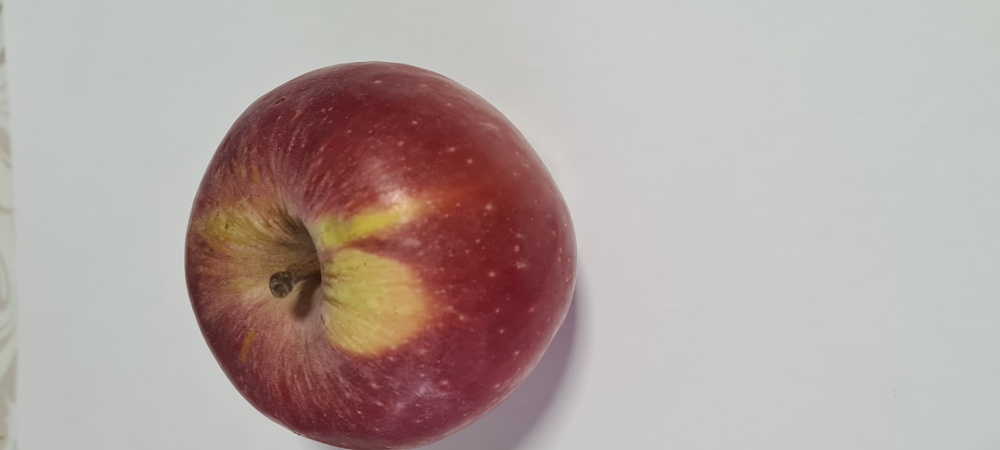
%> input picture Images/F31.jpg, 1000 x 450 px, shrunk from 4032 x 1816 before the run
$ octave --eval "result = ImageProcessing(imread('Images/F31.jpg'));"   (GNU Octave 9; MATLAB toolbox functions it lacks are replaced by stand-ins)
%> lines starting %> are read from the running program, lines starting %| are printed output that depends on the picture; in (x1, y1, x2, y2) boxes, pixels count from 0 and x2, y2 are one past the last pixel; in counts of white or black regions, pixels touching at a corner belong together; the program's own positions count from 1
function [Characteristics] = ImageProcessing(OriginalImage)
%Function to do all the image processing
%We will binarize the images we preprocessed applying them contrast for
%better results
%   INPUT:
%       -   OriginalImage: The image we want to process
%   OUTPUT
%       -   Characteristics: The characteristic RGB vector


% COLOUR IMPROVEMENT

% Coloured Images to B&W images
R=OriginalImage(:,:,1); % R
G=OriginalImage(:,:,2); % G
B=OriginalImage(:,:,3); % B
BWImage = 0.3*R+0.59*G+0.11*B; %luminance
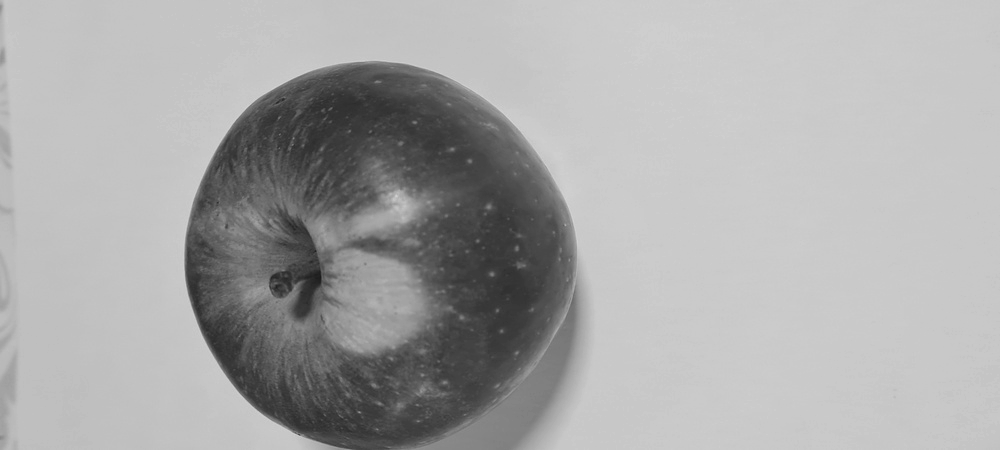
%> BWImage: size 450x1000 uint8; min 26, max 213, mean 168.9

% Min and Max luminance
maxLuminance=max(max(BWImage)); %max from columns maxs
%> maxLuminance = 213
minLuminance=min(min(BWImage));
%> minLuminance = 26
R = ((R - minLuminance) ./ (maxLuminance  - minLuminance));
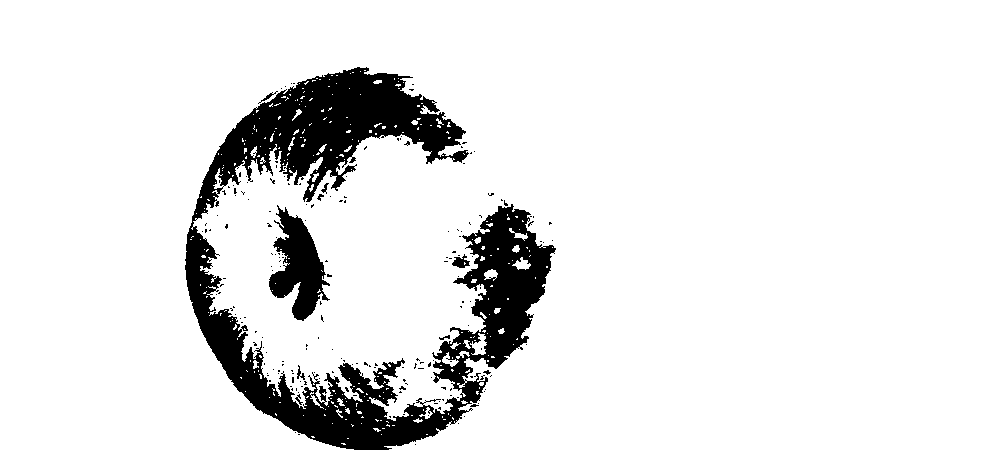
%> R: size 450x1000 uint8; values 0 (black) and 1 (white), 90.2% white; 191 black regions (181 under 20 px), largest, box (x1, y1, x2, y2) and area: (185, 67, 556, 450) 39709, (269, 205, 330, 321) 3538, (452, 254, 470, 268) 137
G = ((G - minLuminance) ./ (maxLuminance  - minLuminance));
%> G: size 450x1000 uint8; values 0 (black) and 1 (white), 76.7% white; 22 black regions (21 under 20 px), largest, box (x1, y1, x2, y2) and area: (185, 63, 576, 450) 104813
B = ((B - minLuminance) ./ (maxLuminance  - minLuminance));
%> B: size 450x1000 uint8; values 0 (black) and 1 (white), 74.3% white; 17 black regions (15 under 20 px), largest, box (x1, y1, x2, y2) and area: (185, 62, 574, 450) 115533, (565, 291, 575, 321) 64
ContrastImage = cat(3, R, G, B);
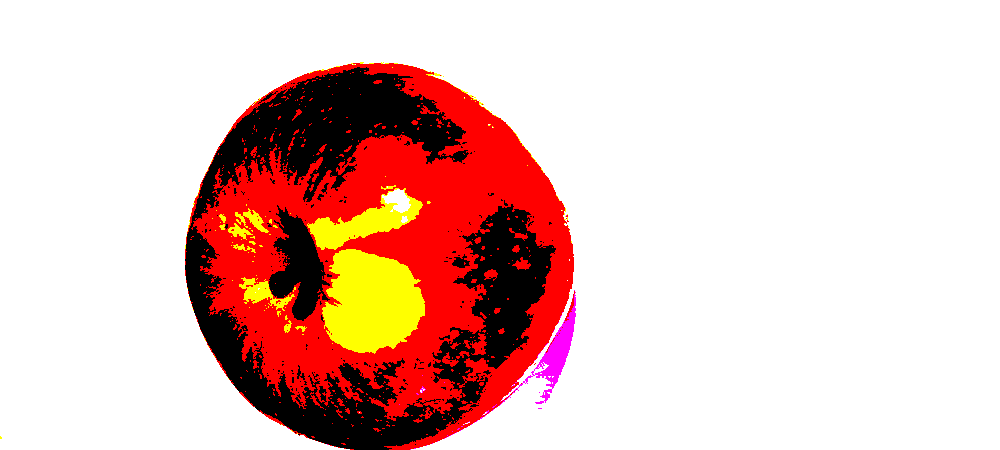
%> ContrastImage: size 450x1000x3 uint8; mean R, G, B 0.902, 0.767, 0.743; drawn with 1 as white

% BINARIZATION

HSV=rgb2hsv(ContrastImage);
%> HSV: size 450x1000x3 double; mean H, S, V 0.0075, 0.162, 0.00354
S = HSV(:,:,2); %Saturation
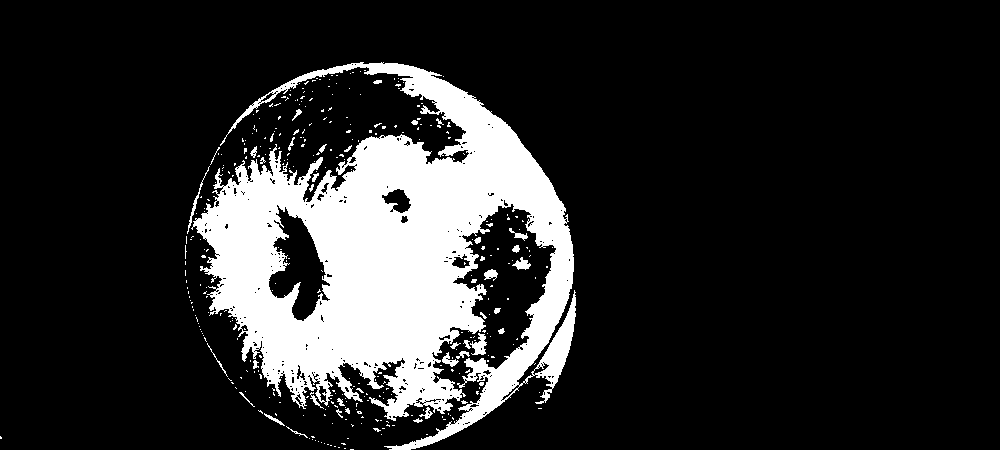
%> S: size 450x1000 double; values 0 (black) and 1 (white), 16.2% white; 353 white regions (314 under 20 px), largest, box (x1, y1, x2, y2) and area: (191, 62, 576, 450) 70012, (470, 333, 487, 355) 204, (187, 166, 210, 234) 134

% Calcutation of the threshold and binarization
Threshold = multithresh(S); %Single threshold value thresh computed for image A using Otsu’s method
%> Threshold = 0
BW=imbinarize(S,Threshold); %Creates a binary image from image I using a Threshold
Mask = imfill(BW,'holes');  %Fills holes in the input binary image BW
%> Mask: size 450x1000 logical; 17.4% white; 343 white regions (304 under 20 px), largest, box (x1, y1, x2, y2) and area: (191, 62, 576, 450) 75498, (470, 333, 487, 355) 206, (187, 166, 210, 234) 134

%Calculation of each RGB mean
BinarizeImage=cat(3,ContrastImage(:,:,1).*Mask,ContrastImage(:,:,2).*Mask,ContrastImage(:,:,3).*Mask);
%> BinarizeImage: size 450x1000x3 uint8; mean H, S, V 0.163, 0.0288, 0.00486
        %R
R=BinarizeImage(:,:,1);
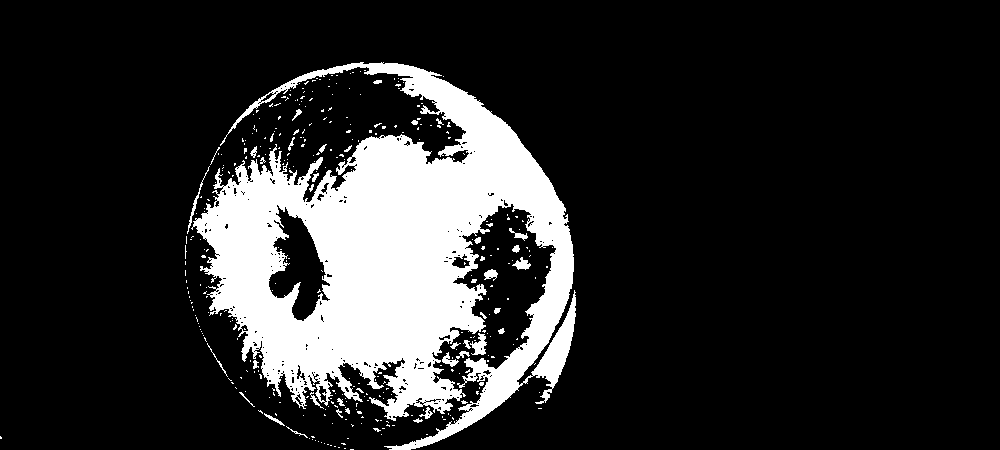
%> R: size 450x1000 uint8; values 0 (black) and 1 (white), 16.3% white; 353 white regions (314 under 20 px), largest, box (x1, y1, x2, y2) and area: (191, 62, 576, 450) 70617, (470, 333, 487, 355) 204, (187, 166, 210, 234) 134
MeanR = mean(nonzeros(R));
%> MeanR = 1
        %G
G=BinarizeImage(:,:,2);
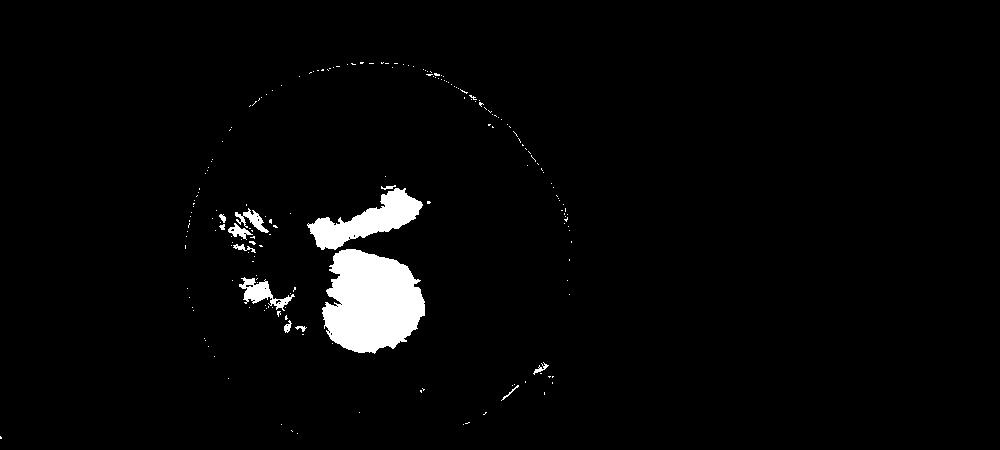
%> G: size 450x1000 uint8; values 0 (black) and 1 (white), 2.9% white; 194 white regions (181 under 20 px), largest, box (x1, y1, x2, y2) and area: (322, 249, 425, 354) 7974, (307, 188, 423, 250) 2975, (239, 277, 295, 311) 685
MeanG = mean(nonzeros(G));
%> MeanG = 1
        %B
B=BinarizeImage(:,:,3);
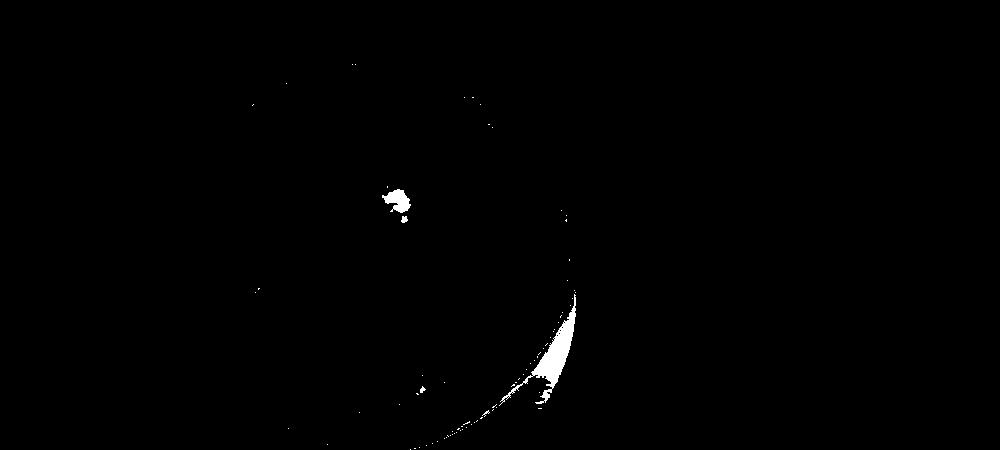
%> B: size 450x1000 uint8; values 0 (black) and 1 (white), 0.49% white; 79 white regions (75 under 20 px), largest, box (x1, y1, x2, y2) and area: (499, 294, 576, 406) 1580, (382, 189, 411, 213) 404, (401, 216, 408, 223) 36, (420, 386, 426, 393) 24
MeanB = mean(nonzeros(B));
%> MeanB = 1

Characteristics=[MeanR MeanG MeanB];
%> Characteristics = [1 1 1]
end
